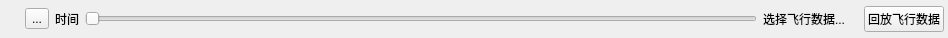
<?xml version="1.0" encoding="UTF-8"?>
<ui version="4.0">
 <class>QGCMAVLinkLogPlayer</class>
 <widget class="QWidget" name="QGCMAVLinkLogPlayer">
  <property name="geometry">
   <rect>
    <x>0</x>
    <y>0</y>
    <width>948</width>
    <height>38</height>
   </rect>
  </property>
  <property name="windowTitle">
   <string>Form</string>
  </property>
  <layout class="QHBoxLayout" name="horizontalLayout">
   <property name="leftMargin">
    <number>12</number>
   </property>
   <property name="topMargin">
    <number>0</number>
   </property>
   <property name="rightMargin">
    <number>4</number>
   </property>
   <property name="bottomMargin">
    <number>0</number>
   </property>
   <item>
    <widget class="QLabel" name="logCurrentTime">
     <property name="text">
      <string/>
     </property>
    </widget>
   </item>
   <item>
    <widget class="QToolButton" name="playButton">
     <property name="toolTip">
      <string>Start to replay Flight Data</string>
     </property>
     <property name="statusTip">
      <string>开始播放飞行数据</string>
     </property>
     <property name="whatsThis">
      <string>开始播放飞行数据</string>
     </property>
     <property name="text">
      <string>...</string>
     </property>
     <property name="icon">
      <iconset resource="../../qgcresources.qrc">
       <normaloff>:/res/Play</normaloff>:/res/Play</iconset>
     </property>
     <property name="checkable">
      <bool>true</bool>
     </property>
     <property name="checked">
      <bool>false</bool>
     </property>
    </widget>
   </item>
   <item>
    <widget class="QLabel" name="timeLabel">
     <property name="text">
      <string>时间</string>
     </property>
    </widget>
   </item>
   <item>
    <widget class="QSlider" name="positionSlider">
     <property name="maximum">
      <number>10000</number>
     </property>
     <property name="pageStep">
      <number>100</number>
     </property>
     <property name="tracking">
      <bool>false</bool>
     </property>
     <property name="orientation">
      <enum>Qt::Horizontal</enum>
     </property>
    </widget>
   </item>
   <item>
    <widget class="QLabel" name="logFileNameLabel">
     <property name="text">
      <string>选择飞行数据...</string>
     </property>
    </widget>
   </item>
   <item>
    <widget class="QLabel" name="logLengthTime">
     <property name="text">
      <string/>
     </property>
    </widget>
   </item>
   <item>
    <widget class="QPushButton" name="selectFileButton">
     <property name="toolTip">
      <string>选择飞行数据回放</string>
     </property>
     <property name="statusTip">
      <string>选择飞行数据回放</string>
     </property>
     <property name="whatsThis">
      <string>选择飞行数据回放</string>
     </property>
     <property name="text">
      <string>回放飞行数据</string>
     </property>
    </widget>
   </item>
  </layout>
 </widget>
 <resources>
  <include location="../../qgcresources.qrc"/>
 </resources>
 <connections/>
</ui>
